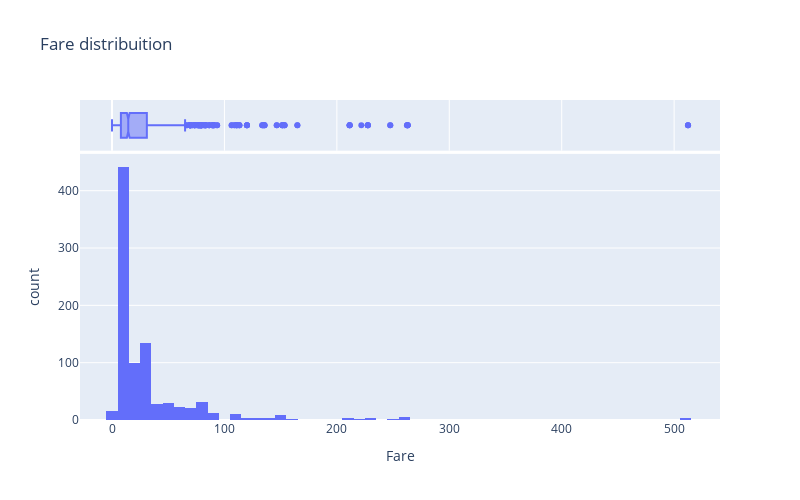

Notebook source saved alongside this figure:
### Code cell
fig = px.histogram(df, 
                   x="Fare",
                   marginal="box", 
                   hover_data=df.columns,
                   title='Fare distribuition',
                   width=800,
                   height=500)
fig.show()

### Figure 1 — Plotly figure (JSON) as saved in the notebook; plotly's stock layout.template omitted (floating-point values rounded to 4 significant figures; data arrays with more than 128 entries replaced by an {"elided": "..."} marker saying what was removed)
{"data": [{"alignmentgroup": "True", "bingroup": "x", "hovertemplate": "Fare=%{x}<br>count=%{y}<extra></extra>", "legendgroup": "", "marker": {"color": "#636efa", "pattern": {"shape": ""}}, "name": "", "offsetgroup": "", "orientation": "v", "showlegend": false, "x": {"elided": "891 float values"}, "xaxis": "x", "yaxis": "y", "type": "histogram"}, {"alignmentgroup": "True", "customdata": {"elided": "891x10 mixed values"}, "hovertemplate": "Fare=%{x}<br>Survived=%{customdata[0]}<br>Pclass=%{customdata[1]}<br>Name=%{customdata[2]}<br>Sex=%{customdata[3]}<br>Age=%{customdata[4]}<br>SibSp=%{customdata[5]}<br>Parch=%{customdata[6]}<br>Ticket=%{customdata[7]}<br>Cabin=%{customdata[8]}<br>Embarked=%{customdata[9]}<extra></extra>", "legendgroup": "", "marker": {"color": "#636efa"}, "name": "", "notched": true, "offsetgroup": "", "showlegend": false, "x": {"elided": "891 float values"}, "xaxis": "x2", "yaxis": "y2", "type": "box"}], "layout": {"xaxis": {"anchor": "y", "domain": [0, 1], "title": {"text": "Fare"}, "type": "linear", "range": [-28.46, 540.8], "autorange": true}, "yaxis": {"anchor": "x", "domain": [0, 0.8316], "title": {"text": "count"}, "range": [0, 464.2], "autorange": true}, "xaxis2": {"anchor": "y2", "domain": [0, 1], "matches": "x", "showticklabels": false, "showgrid": true, "type": "linear", "range": [-28.46, 540.8], "autorange": true}, "yaxis2": {"anchor": "x2", "domain": [0.8416, 1], "matches": "y2", "showticklabels": false, "showline": false, "ticks": "", "showgrid": false, "type": "category", "range": [-0.5, 0.5], "autorange": true}, "legend": {"tracegroupgap": 0}, "title": {"text": "Fare distribuition"}, "barmode": "relative", "height": 500, "width": 800}}
